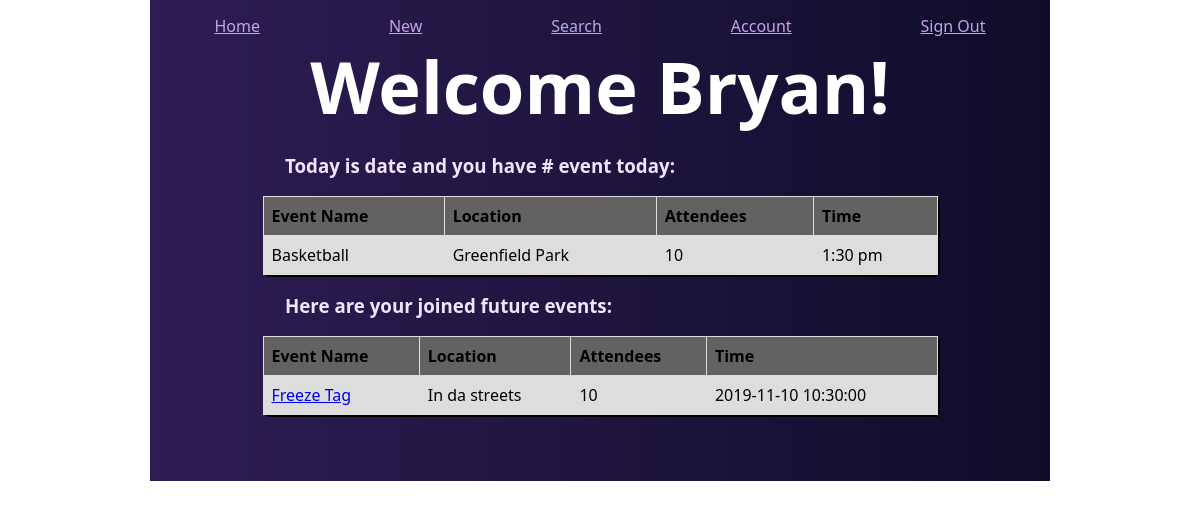
The page /dashboard (signed in) on the database its author committed.
### models.py (models this page shows, shortened)
class User(db.Model):
    id = db.Column(db.Integer, primary_key=True)
    first_name = db.Column(db.String(55))
    last_name = db.Column(db.String(55))
    email = db.Column(db.String(55))
    password = db.Column(db.Text(55))
    events_user_attends = db.relationship("Event", secondary=users_and_events, lazy="dynamic")
    created_at = db.Column(db.DateTime, server_default=func.now())
    updated_at = db.Column(db.DateTime, server_default=func.now(), onupdate=func.now())

class Event(db.Model):
    id = db.Column(db.Integer, primary_key=True)
    event_name = db.Column(db.String(55))
    time = db.Column(db.DateTime)
    location = db.Column(db.String(100))
    event_details = db.Column(db.String(250))
    users_attending_event = db.relationship("User", secondary=users_and_events)
    created_at = db.Column(db.DateTime, server_default=func.now())
    updated_at = db.Column(db.DateTime, server_default=func.now(), onupdate=func.now())

### controller_functions.py (the view)
def dashboard():
    if "user_id" not in session:
        return redirect ("/")
    else:
        logged_in = User.query.get(session["user_id"])
        events = logged_in.events_user_attends.all()
        return render_template("dashboard.html", user=logged_in, users_events = events)

### templates/dashboard.html (shortened to what this page needs)
<!DOCTYPE html>
<html lang="en">
<head>
    <link rel="stylesheet" type="text/css" href="../static/css/style.css">
</head>
<body>
    <div class="standard_head">
        <a href="/dashboard">Home</a>
        <a href="">New</a>
        <a href="/search">Search</a>
        <a href="/user_info">Account</a>
        <a href="/logout">Sign Out</a>
    </div>
    <div class="content_container">
        <p id="welcome">Welcome {{user.first_name}}!</p>
        <div class="events">
            <h3>Today is date and you have # event today:</h3>
            <table class="event_details">
                <tr>
                    <th>Event Name</th>
                    <th>Location</th>
                    <th>Attendees</th>
                    <th>Time</th>
                </tr>
                <tr>
                    <td>Basketball</td>
                    <td>Greenfield Park</td>
                    <td>10</td>
                    <td>1:30 pm</td>
                </tr>
            </table>
        </div>
        <div class="events">
            <h3>Here are your joined future events:</h3>
            <table class="event_details">
                <tr>
                    <th>Event Name</th>
                    <th>Location</th>
                    <th>Attendees</th>
                    <th>Time</th>
                </tr>
                {% for event in users_events %}
                    <tr>
                        <td><a href="/event_details/{{event.id}}">{{event.event_name}}</a></td>
                        <td>{{event.location}}</td>
                        <td>10</td>
                        <td>{{event.time}}</td>
                    </tr>
                {% endfor %}
            </table>
        </div>
    </div>
</body>
</html>

### static/css/style.css (style rules this page uses)
* { margin: 0px auto; font-family: 'Segoe UI', Tahoma, Geneva, Verdana, sans-serif; box-sizing: border-box; }
.standard_head { display: flex; justify-content: space-evenly; background-image: linear-gradient(-90deg, #0f0c29, #2e1d54); width: 75%; height: 15; }
.standard_head a { color: #c2a4e7; margin-top: 15px; }
.event_details { width: 75%; border-collapse: collapse; border-radius: 4px; box-shadow: 2px 2px black; }
.event_details td, th { border: 1px solid #dddddd; text-align: left; padding: 8px; }
.event_details tr:nth-child(even) { background-color: #dddddd; }
.event_details tr:nth-child(odd) { background-color: rgb(100, 97, 97); }
.content_container { width: 75%; background-image: linear-gradient(-90deg, #0f0c29, #2e1d54); padding-bottom: 4%; }
#welcome { color: white; text-align: center; font-size: 72px; font-weight: bolder; }
.events { margin: 2% 0%; }
.events h3 { margin-left: 15%; margin-bottom: 2%; color: #f0e4fa; }

### rows shown on the page
User: first_name "Bryan"
Event: event_name "Freeze Tag", location "In da streets", time "2019-11-10 10:30:00"
